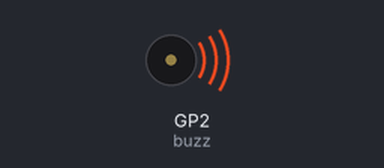
A program run on a simulated Raspberry Pi Pico running MicroPython. Parts: buzzer (waves = sounding).

Above: at 0.05 s.
Timing chart, 0 to 3.0 s (numbered marks = the images above):
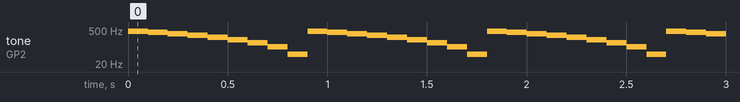

The program:

sound.py
```python
from machine import Pin, PWM
from utime import sleep, sleep_ms

buzz_pin = 2
buzz = PWM(Pin(buzz_pin))
buzz.duty_u16(32767)

x = 100
while True:
    x -= 10

    buzz.freq(5 * x)
    sleep_ms(100)

    if x == 10:
        x = 100
```

Measured:
- by itself, tone on GP2 (buzz): repeats every 0.90 s: 400 Hz 0.10 s, 350 Hz 0.10 s, 300 Hz 0.10 s, 250 Hz 0.10 s, 200 Hz 0.10 s, 150 Hz 0.10 s, 100 Hz 0.10 s, 50 Hz 0.10 s, 450 Hz 0.10 s
